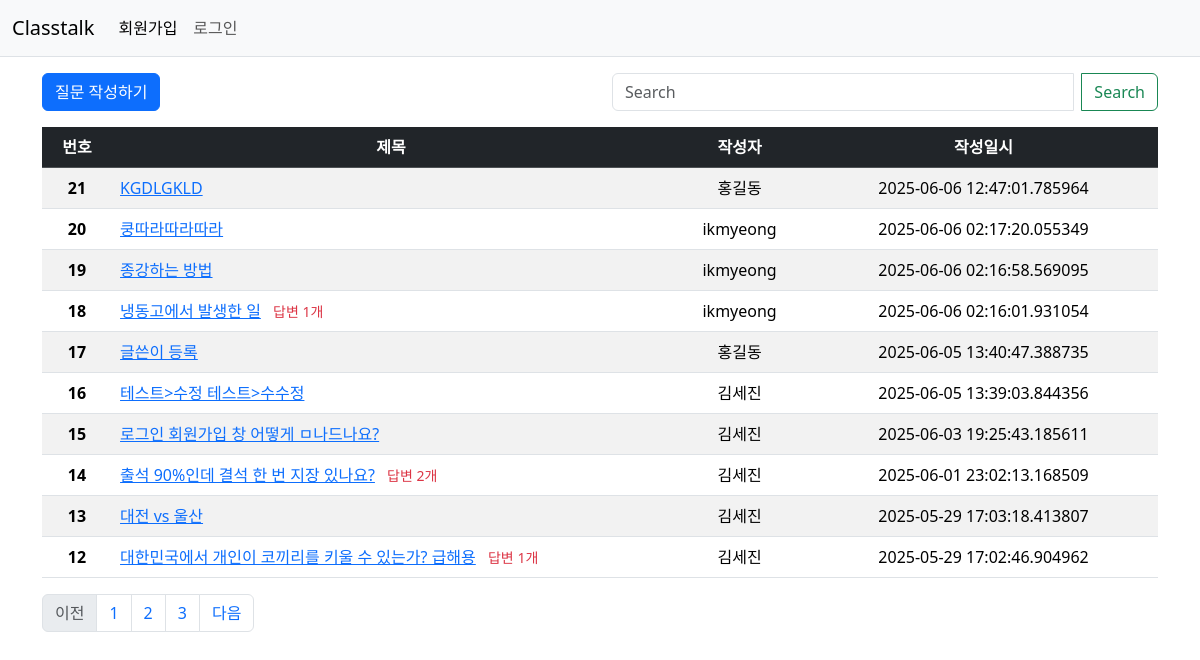
The page /question/list on the database its author committed.
### classtalk/models.py (models this page shows)
class Question(db.Model):
    id = db.Column(db.Integer, primary_key=True)
    subject = db.Column(db.String(200), nullable=False)
    content = db.Column(db.Text(), nullable=False)
    create_date = db.Column(db.DateTime(), nullable=False)
    user_id = db.Column(db.Integer, db.ForeignKey('user.id', ondelete='CASCADE'), nullable=False)
    user = db.relationship('User', backref=db.backref('question_set'))
    modify_date = db.Column(db.DateTime(), nullable=True)

class User(db.Model):
    id = db.Column(db.Integer, primary_key=True)
    username = db.Column(db.String(150), unique=True, nullable=False)
    password = db.Column(db.String(200), nullable=False)
    email = db.Column(db.String(120), unique=True, nullable=False)

### classtalk/views/question_views.py (the view)
@bp.route('/list')
def _list():
    page = request.args.get('page', type=int, default=1)  # 페이지
    question_list = Question.query.order_by(Question.create_date.desc())
    q_list = question_list.paginate(page=page, per_page=10)
    return render_template('question/question_list.html', question_list=q_list)

### classtalk/views/auth_views.py (called while the page is built)
@bp.before_app_request
def load_logged_in_user():
    user_id = session.get('user_id')
    if user_id is None:
        g.user = None
    else:
        g.user = User.query.get(user_id)

### classtalk/templates/question/question_list.html (shortened to what this page needs)
<!DOCTYPE html>
<html lang="en">
<head>
    <link href="https://cdn.jsdelivr.net/npm/bootstrap@5.3.5/dist/css/bootstrap.min.css" rel="stylesheet">
</head>
<body>
{% include "navbar.html" %}
<div class="container my-3">
    <div class="row my-3">
            <div class="col-6">
                <a href="{{ url_for('question.create') }}" class="btn btn-primary">질문 작성하기</a>
            </div>
            <div class="col-6">
                <div class="input-group">
                    <input class="form-control me-2" type="search" placeholder="Search" aria-label="Search"/>
                    <button class="btn btn-outline-success" type="submit">Search</button>
                </div>
            </div>
        </div>
    <table class="table table-striped">
        <thead>
        <tr class="text-center table-dark">
            <th scope="col">번호</th>
            <th scope="col" style="width:50%">제목</th>
            <th scope="col">작성자</th>
            <th scope="col">작성일시</th>
        </tr>
        </thead>
    {% if question_list %}
      <tbody>
        {% for question in question_list.items %}
        <tr class="text-center">
            <th scope="row">{{ question_list.total - ((question_list.page-1) * question_list.per_page) - loop.index0 }}</th>
            <td class="text-start">
                <a href="{{ url_for('question.detail', question_id=question.id) }}">{{ question.subject }}</a>
                {% if question.answer_set|length > 0 %}
                <span class="text-danger small mx-2">답변 {{ question.answer_set|length }}개</span>
                {% endif %}
            </td>
            <td>{{question.user.username}}</td>
            <td>{{question.create_date}}</td>
        </tr>
        {% endfor %}
      </tbody>
    </table>
    {% else %}
        <p>질문이 없습니다.</p>
    {% endif %}
    {% include "Pagenation.html" %}
</div>
</body>
</html>

### classtalk/templates/navbar.html (shortened to what this page needs)
<nav class="navbar navbar-expand-lg navbar-light bg-light border-bottom">
  <div class="container-fluid">
    <a class="navbar-brand" href="{{ url_for('main.index') }}">Classtalk</a>
    <div class="collapse navbar-collapse" id="navbarSupportedContent">
      {% if g.user %}
          <a>{{ g.user.username }}님 안녕하세요.</a>
          <ul class="nav justify-content-end">
            <li class="nav-item ">
              <a class="nav-link active" href="{{ url_for('auth.logout') }}">로그아웃</a>
            </li>
          </ul>
      {% else %}
      <ul class="navbar-nav me-auto mb-2 mb-lg-0">
        <li class="nav-item">
          <a class="nav-link active" aria-current="page" href="{{ url_for('auth.signup') }}">회원가입</a>
        </li>
        <li class="nav-item">
          <a class="nav-link" href="{{ url_for('auth.login') }}">로그인</a>
        </li>
      </ul>
      {% endif %}
      <span class="navbar-text">
        <nav class="navbar bg-body-tertiary">
        </nav>
      </span>
    </div>
  </div>
</nav>

### classtalk/templates/Pagenation.html
<nav aria-label="Page navigation example">
  <ul class="pagination">
    {% if question_list.has_prev %}
        <li class="page-item">
            <a class="page-link" href="?page={{ question_list.prev_num }}">이전</a>
        </li>
    {% else %}
        <li class="page-item disabled">
            <a class="page-link" tabindex="-1" aria-disabled="true" href="#">이전</a>
        </li>
    {% endif %}
      {% for page_num in question_list.iter_pages() %}
        {% if page_num %}
          <li class="page-item"><a class="page-link" href="?page={{ page_num }}">{{ page_num }}</a></li>
        {% else %}
          <li class="disabled"><a class="page-link" href="#">...</a></li>
        {% endif %}
      {% endfor %}
    {% if question_list.has_next %}
        <li class="page-item">
            <a class="page-link" href="?page={{ question_list.next_num }}">다음</a>
        </li>
    {% else %}
        <li class="page-item disabled">
            <a class="page-link" tabindex="-1" aria-disabled="true" href="#">다음</a>
        </li>
    {% endif %}
  </ul>
</nav>

### rows shown on the page
Question: total "21", subject "KGDLGKLD", user.username "홍길동", create_date "2025-06-06 12:47:01.785964"
Question: total "20", subject "쿵따라따라따라", user.username "ikmyeong", create_date "2025-06-06 02:17:20.055349"
Question: total "19", subject "종강하는 방법", user.username "ikmyeong", create_date "2025-06-06 02:16:58.569095"
Question: total "18", subject "냉동고에서 발생한 일", answer_set|length "1", user.username "ikmyeong", create_date "2025-06-06 02:16:01.931054"
Question: total "17", subject "글쓴이 등록", user.username "홍길동", create_date "2025-06-05 13:40:47.388735"
Question: total "16", subject "테스트>수정 테스트>수수정", user.username "김세진", create_date "2025-06-05 13:39:03.844356"
Question: total "15", subject "로그인 회원가입 창 어떻게 ㅁ나드나요?", user.username "김세진", create_date "2025-06-03 19:25:43.185611"
Question: total "14", subject "출석 90%인데 결석 한 번 지장 있나요?", answer_set|length "2", user.username "김세진", create_date "2025-06-01 23:02:13.168509"
Question: total "13", subject "대전 vs 울산", user.username "김세진", create_date "2025-05-29 17:03:18.413807"
Question: total "12", subject "대한민국에서 개인이 코끼리를 키울 수 있는가? 급해용", answer_set|length "1", user.username "김세진", create_date "2025-05-29 17:02:46.904962"

### other values the page prints
{{ page_num }} "1" "2" "3"
